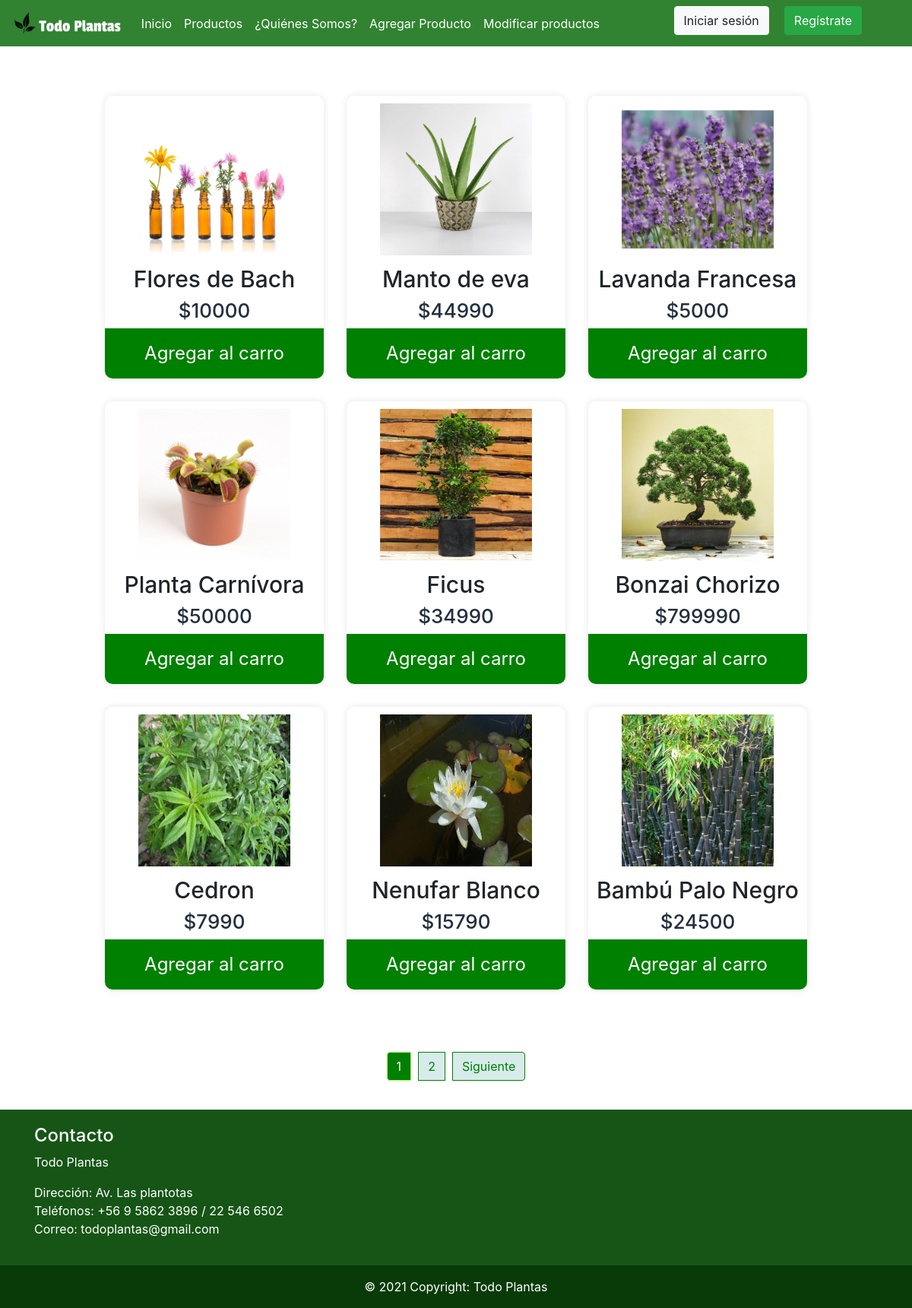
/productos/, run on an earlier commit of the app's database.
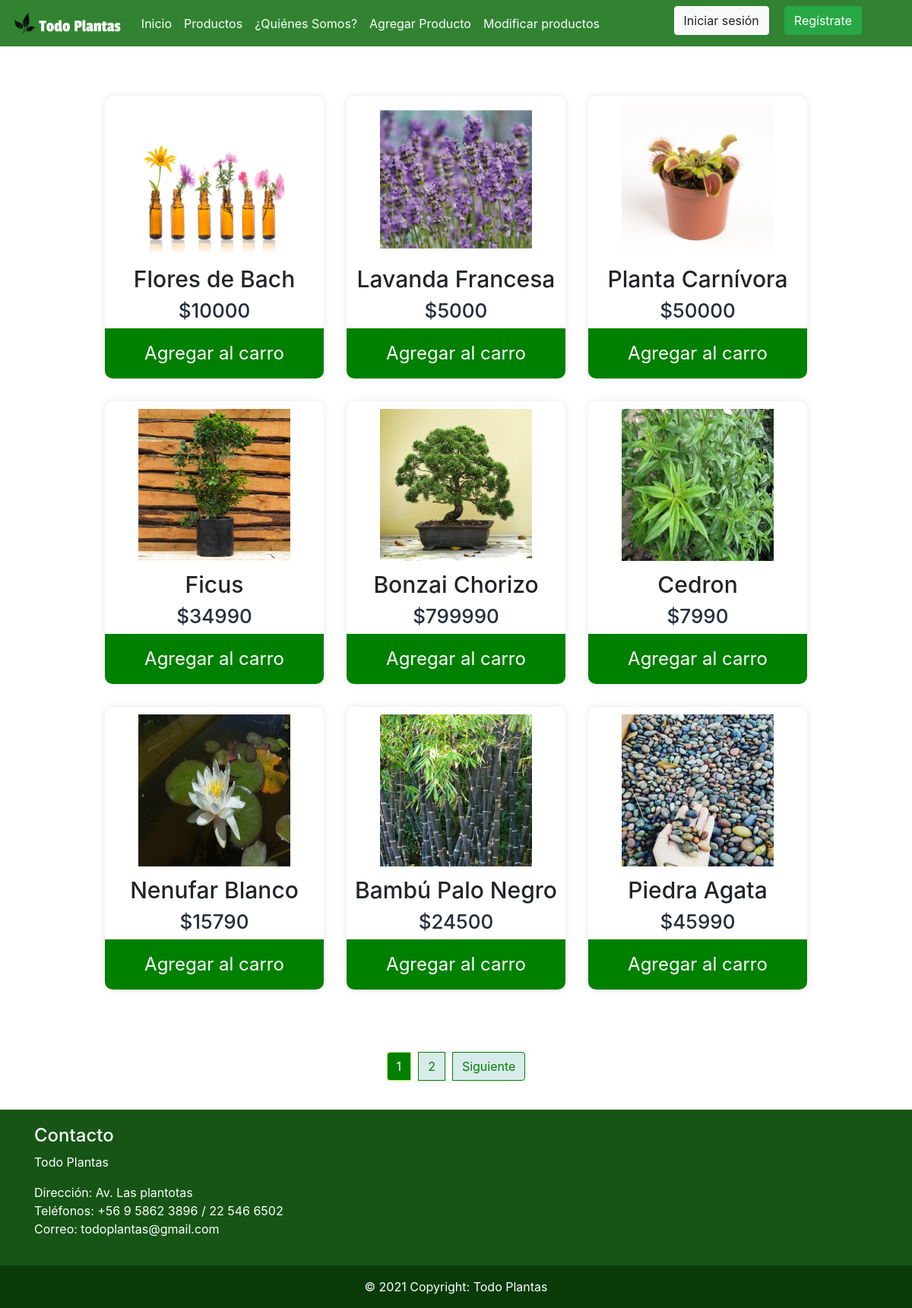
And on a later commit of the database.
### app/models.py (models this page shows, shortened)
class Producto(models.Model):
    nombre = models.CharField(max_length=40)
    precio = models.IntegerField()
    imagen = models.ImageField(null=True, blank=True, upload_to= "productos")
    descripcion = models.CharField(max_length=60)
    tipo = models.ForeignKey(TipoProducto, on_delete=models.CASCADE)
    fecha = models.DateField()

### app/views.py (the view)
# urls.py: path('productos/', productos, name="productos"),
def productos(request):
    productoAll = Producto.objects.all()
    page = request.GET.get('page', 1)
    try:
        paginator = Paginator(productoAll, 9)
        productoAll = paginator.page(page)
    except:
        raise Http404
    datos = {
        'listaProductos' : productoAll,
        'paginator': paginator
    }
    return render(request, 'app/productos.html', datos)

### app/templates/app/productos.html
{% extends 'app/base.html' %}
{% load static %}
{% block contenido %}
<div class="container-fluid cardfachera">
    <div class="row">
        <div class="gallery">
          {% for aux in listaProductos %}
        <div class="content">
          {% if aux.imagen %}
            <img src="{{aux.imagen.url}}">
          {% else %}
            <img src="{% static 'app/img/noimagen.jpg' %}">
          {% endif %}
            <h3>{{ aux.nombre }}</h3>
            <h6>${{ aux.precio }}</h6>
            <button class="buy-1">Agregar al carro</button>
        </div>
        {% endfor %}
        </div>
  </div>
  <div style="margin-top: 1%; margin-bottom: 1.5%;">
      {% include 'app/paginator.html' %}
  </div>
</div>
{% endblock %}

What changed in the data, as far as the page shows it:
removed Producto: imagen (picture), nombre "Manto de eva", precio "44990"
now on this page (row edited): Producto: imagen (picture), nombre "Piedra Agata", precio "45990"
